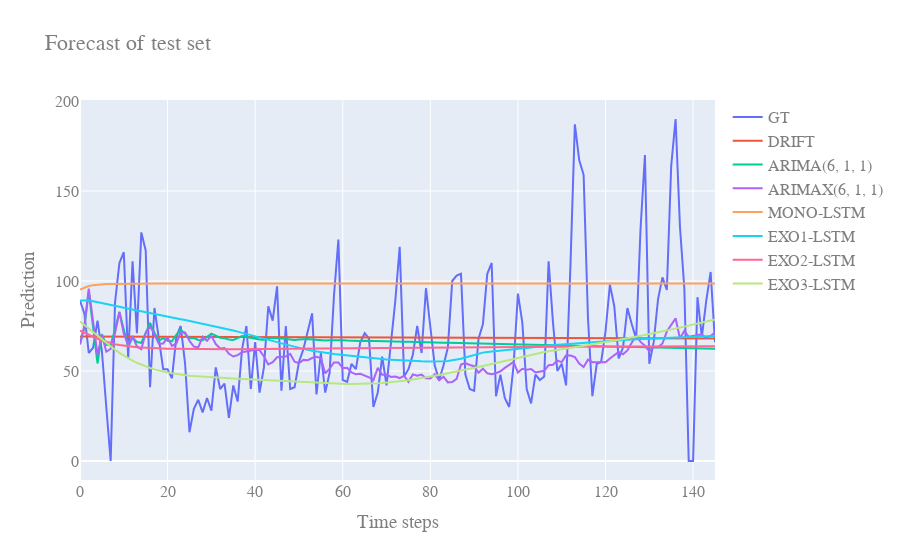

Notebook code cell kept with this figure:
### Markdown cell above
# Forecasting evaluation

### Code cell
single_run_results = []
n_runs = 1

for run in range(n_runs):
    print ("Run #", run+1)
    # Load the default and augmented versions of the data
    # sin cos of day of year signal
    day_nr = np.array(list(map(int, turin_model_copy.index.strftime('%j').tolist())))
    turin_model_copy["sin_day"] =  np.sin((day_nr/365) * 2*np.pi)
    turin_model_copy["cos_day"] = np.cos((day_nr/365) * 2*np.pi)
    turin_model_copy["sincos_day"] = np.sin((day_nr/365) * 2*np.pi) * np.cos((day_nr/365) * 2*np.pi)
    aug_dataset = turin_model_copy
    
    # Create training and test data
    train, test = ts_train_test_split(aug_dataset, test_length=0.1)
    print(train.shape, test.shape)

    # Extract the columns which display most correlation with the value we are trying to predict.
    mono_input_features = [0]
    exo1_input_features = [0, 11, 12, 13]
    exo2_input_features = list(range(0,aug_dataset.shape[1]-3))
    exo3_input_features = list(range(0,aug_dataset.shape[1]))
    print("MONO-LSTM input features:", mono_input_features)
    print("EXO1 (+ sincos day) input features :", exo1_input_features)
    print("EXO2 (+ weather exog) input features :", exo2_input_features)
    print("EXO3 (+ all exog) input features :", exo3_input_features)
    print()
    
    # Define steps ahead to forecast
    f_steps = test.shape[0]

    ## Run STL Decomposition as baseline
    print("Running Drift model based on STL Decomposition...")
    decomp = decompose(train.qty, period=7)
    drift_forecast = forecast(decomp, steps=f_steps, fc_func=drift, seasonal=True)
    drift_rmse = sm.tools.eval_measures.rmse(test.qty.values, drift_forecast["drift+seasonal"].values)
    drift_mae = sm.tools.eval_measures.meanabs(test.qty.values, drift_forecast["drift+seasonal"].values)
    print("Done\n")
    
    ## Run ARIMA as another baseline
    print("Running ARIMA model...")
    # Fit your model
    arima_model = pm.auto_arima(train.qty, suppress_warnings=True, max_order=None, \
                                seasonal=True, start_p=3, start_q=0, start_P=0, start_Q=0, \
                                max_p=6, max_d=1, max_q=1, max_P=1, max_D=1, max_Q=1)
    arima_order = arima_model.get_params()["order"]
    arima_fitted = arima_model.fit(train.qty)
    arima_forecasts = arima_fitted.predict(f_steps)  
    arima_rmse = sm.tools.eval_measures.rmse(test.qty.values, arima_forecasts)
    arima_mae = sm.tools.eval_measures.meanabs(test.qty.values, arima_forecasts)
    print("Done\n")
    
    # Run ARIMAX as another baseline
    print("Running ARIMAX model...")
    arimax_fitted = arima_model.fit(y=train.qty, exogenous=train.iloc[:, 1:])
    arimax_forecasts = arimax_fitted.predict(f_steps, exogenous=test.iloc[:, 1:])  
    arimax_rmse = sm.tools.eval_measures.rmse(test.qty.values, arimax_forecasts)
    arimax_mae = sm.tools.eval_measures.meanabs(test.qty.values, arimax_forecasts)
    print("Done\n")
   

    ## LSTM
    # Define the LSTM Models and their Optimizer objects
    mono_LSTM_Model, mono_opt_obj = define_LSTM_Model(mono_input_features)
    exo1_LSTM_Model, exo1_opt_obj = define_LSTM_Model(exo1_input_features)
    exo2_LSTM_Model, exo2_opt_obj = define_LSTM_Model(exo2_input_features)
    exo3_LSTM_Model, exo3_opt_obj = define_LSTM_Model(exo3_input_features)
    
    # 1) MONO-LSTM data
    mono_inp_tr, mono_out_tr, mono_inp_te, mono_out_te = prepare_for_network(train, test, mono_input_features, in_len=390, out_len=f_steps)
    mono_x_train=torch.cat((torch.Tensor(mono_inp_tr),torch.Tensor(mono_out_tr)),1)
    mono_x_test=torch.Tensor(mono_inp_te)
    
    # 2) EXO1-LSTM data
    exo1_inp_tr, exo1_out_tr, exo1_inp_te, exo1_out_te = prepare_for_network(train, test, exo1_input_features, in_len=390, out_len=f_steps)
    exo1_x_train=torch.cat((torch.Tensor(exo1_inp_tr),torch.Tensor(exo1_out_tr)),1)
    exo1_x_test=torch.Tensor(exo1_inp_te)
    
    # 3) EXO2-LSTM data
    exo2_inp_tr, exo2_out_tr, exo2_inp_te, exo2_out_te = prepare_for_network(train, test, exo2_input_features, in_len=390, out_len=f_steps)
    exo2_x_train=torch.cat((torch.Tensor(exo2_inp_tr),torch.Tensor(exo2_out_tr)),1)
    exo2_x_test=torch.Tensor(exo2_inp_te)
    
    # 4) EXO3-LSTM data
    exo3_inp_tr, exo3_out_tr, exo3_inp_te, exo3_out_te = prepare_for_network(train, test, exo3_input_features, in_len=390, out_len=f_steps)
    exo3_x_train=torch.cat((torch.Tensor(exo3_inp_tr),torch.Tensor(exo3_out_tr)),1)
    exo3_x_test=torch.Tensor(exo3_inp_te)

    # Train all the LSTMs 
    print("Training the MONO-LSTM model...")
    mono_opt_obj.train(mono_x_train[:,:-1],mono_x_train[:,1:],mono_x_train[:,:-1],mono_x_train[:,1:], \
                       do_teacher_forcing=True, n_epochs=10+len(mono_input_features)*3, batch_size=128)
    print("Done\n")
    print("Training the EXO1-LSTM model...")
    exo1_opt_obj.train(exo1_x_train[:,:-1],exo1_x_train[:,1:],exo1_x_train[:,:-1],exo1_x_train[:,1:], \
                       do_teacher_forcing=True, n_epochs=10+len(exo1_input_features)*3, batch_size=128)
    print("Done\n")
    print("Training the EXO2-LSTM model...")
    exo2_opt_obj.train(exo2_x_train[:,:-1],exo2_x_train[:,1:],exo2_x_train[:,:-1],exo2_x_train[:,1:], \
                       do_teacher_forcing=True, n_epochs=10+len(exo2_input_features)*3, batch_size=128)
    print("Done\n")
    print("Training the EXO3-LSTM model...")
    exo3_opt_obj.train(exo3_x_train[:,:-1],exo3_x_train[:,1:],exo3_x_train[:,:-1],exo3_x_train[:,1:], \
                       do_teacher_forcing=True, n_epochs=10+len(exo3_input_features)*3, batch_size=128)
    print("Done\n")

    # Make predictions using the trained networks
    mono_pred = mono_LSTM_Model(mono_x_test, f_steps)
    exo1_pred = exo1_LSTM_Model(exo1_x_test, f_steps)
    exo2_pred = exo2_LSTM_Model(exo2_x_test, f_steps)
    exo3_pred = exo3_LSTM_Model(exo3_x_test, f_steps)

    ## Check results of LSTM forecasts (calc erros)
    mean = np.mean(train.qty.values)
    std = np.std(train.qty.values)
    mono_lstm_rmse, mono_lstm_mae = check_lstm_forecast_results(mono_pred, mono_inp_te, mono_out_te, mean, std, in_len=390, out_len=f_steps)
    exo1_lstm_rmse, exo1_lstm_mae = check_lstm_forecast_results(exo1_pred, exo1_inp_te, exo1_out_te, mean, std, in_len=390, out_len=f_steps)
    exo2_lstm_rmse, exo2_lstm_mae = check_lstm_forecast_results(exo2_pred, exo2_inp_te, exo2_out_te, mean, std, in_len=390, out_len=f_steps)
    exo3_lstm_rmse, exo3_lstm_mae = check_lstm_forecast_results(exo3_pred, exo3_inp_te, exo3_out_te, mean, std, in_len=390, out_len=f_steps)

    fig = go.Figure()
    x_labels = list(range(0,f_steps))
    fig.add_trace(go.Scatter(x=x_labels, y=test.qty,
                mode='lines', name='GT'))
    fig.add_trace(go.Scatter(x=x_labels, y=drift_forecast["drift+seasonal"].values,
                mode='lines', name='DRIFT'))
    fig.add_trace(go.Scatter(x=x_labels, y=arima_forecasts,
                mode='lines', name='ARIMA'+str(arima_order)))
    fig.add_trace(go.Scatter(x=x_labels, y=arimax_forecasts,
                mode='lines', name='ARIMAX'+str(arima_order)))
    fig.add_trace(go.Scatter(x=x_labels, y=(mono_pred[0,-f_steps:,0].detach().cpu().numpy()*std)+mean,
                 mode='lines', name='MONO-LSTM'))
    fig.add_trace(go.Scatter(x=x_labels, y=(exo1_pred[0,-f_steps:,0].detach().cpu().numpy()*std)+mean,
                 mode='lines', name='EXO1-LSTM'))
    fig.add_trace(go.Scatter(x=x_labels, y=(exo2_pred[0,-f_steps:,0].detach().cpu().numpy()*std)+mean,
                 mode='lines', name='EXO2-LSTM'))
    fig.add_trace(go.Scatter(x=x_labels, y=(exo3_pred[0,-f_steps:,0].detach().cpu().numpy()*std)+mean,
                 mode='lines', name='EXO3-LSTM'))
    #Update plot title and axis titles, then save plot as a HTML File
    fig.update_layout(
        title="Forecast of test set",
        xaxis_title="Time steps",
        yaxis_title="Prediction",
        font=dict(
            family="Courier New, monospace",
            size=16,
            color="#7f7f7f"
        )
    )
    fig.show()
    #pltio.write_html(fig, dataset+"-"+"run"+str(run+1)+"daily-sales-results.html")
    single_run_results.append(["Torino", "run "+str(run+1), drift_rmse, arima_rmse, arimax_rmse, \
                               mono_lstm_rmse, exo1_lstm_rmse, exo2_lstm_rmse, exo3_lstm_rmse, \
                               drift_mae, arima_mae, arimax_mae, mono_lstm_mae, exo1_lstm_mae, \
                               exo2_lstm_mae, exo3_lstm_mae])
    
    print()

### Figure 1 — Plotly figure (JSON) as saved in the notebook; plotly's stock layout.template omitted (floating-point values rounded to 4 significant figures; data arrays with more than 128 entries replaced by an {"elided": "..."} marker saying what was removed)
{"data": [{"mode": "lines", "name": "GT", "type": "scatter", "x": {"elided": "146 int values"}, "y": {"elided": "146 int values"}}, {"mode": "lines", "name": "DRIFT", "type": "scatter", "x": {"elided": "146 int values"}, "y": {"elided": "146 float values"}}, {"mode": "lines", "name": "ARIMA(6, 1, 1)", "type": "scatter", "x": {"elided": "146 int values"}, "y": {"elided": "146 float values"}}, {"mode": "lines", "name": "ARIMAX(6, 1, 1)", "type": "scatter", "x": {"elided": "146 int values"}, "y": {"elided": "146 float values"}}, {"mode": "lines", "name": "MONO-LSTM", "type": "scatter", "x": {"elided": "146 int values"}, "y": {"elided": "146 float values"}}, {"mode": "lines", "name": "EXO1-LSTM", "type": "scatter", "x": {"elided": "146 int values"}, "y": {"elided": "146 float values"}}, {"mode": "lines", "name": "EXO2-LSTM", "type": "scatter", "x": {"elided": "146 int values"}, "y": {"elided": "146 float values"}}, {"mode": "lines", "name": "EXO3-LSTM", "type": "scatter", "x": {"elided": "146 int values"}, "y": {"elided": "146 float values"}}], "layout": {"font": {"color": "#7f7f7f", "family": "Courier New, monospace", "size": 16}, "title": {"text": "Forecast of test set"}, "xaxis": {"title": {"text": "Time steps"}}, "yaxis": {"title": {"text": "Prediction"}}}}
